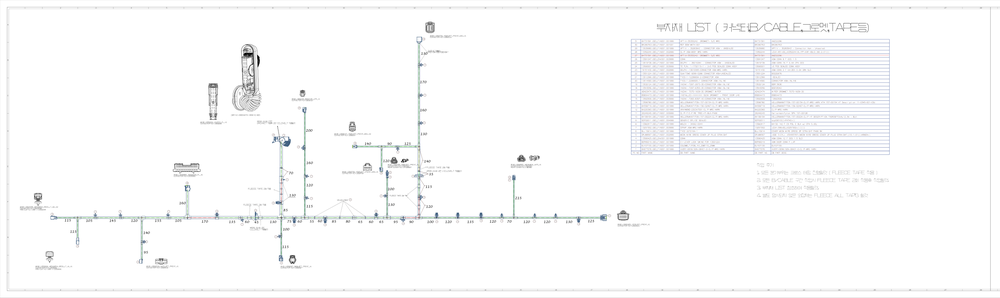
#> input picture blockified_dwg/drawing_overview.png, 1000 x 298 px, shrunk from 2564 x 763 before the run; its folder holds only this picture in this run
$ python -i vectorize_local.py   (imports and definitions only)
#> lines starting #> are read from the running program, lines starting #| are printed output that depends on the picture; after the words box and inside, x2 and y2 are one past the last pixel; in counts of white or black regions, pixels touching at a corner belong together
### reference_vector/skeleton_graph.py
"""Skeleton pixel graph → traced polylines (networkx, 8-connectivity)."""

from __future__ import annotations

import networkx as nx
import numpy as np

Offset = tuple[int, int]

_NEIGH8: tuple[tuple[int, int], ...] = (
    (-1, -1), (-1, 0), (-1, 1),
    (0, -1), (0, 1),
    (1, -1), (1, 0), (1, 1),
)


def skeleton_adjacency_graph(ink: np.ndarray) -> nx.Graph:
    """8-connected skeleton graph from boolean/binary mask (nonzero = vertex)."""
    g = nx.Graph()
    ys, xs = np.nonzero(ink)
    for r, c in zip(ys, xs, strict=True):
        r_i, c_i = int(r), int(c)
        p = (r_i, c_i)
        g.add_node(p)
        for dr, dc in _NEIGH8:
            rr, cc = r_i + dr, c_i + dc
            if rr < 0 or cc < 0 or rr >= ink.shape[0] or cc >= ink.shape[1]:
                continue
            # Avoid diagonal shortcuts around an existing orthogonal corner.
            if dr and dc and (ink[r_i, cc] or ink[rr, c_i]):
                continue
            if ink[rr, cc]:
                q = (rr, cc)
                g.add_edge(p, q)
    return g


def _adjacent_skeleton_nodes(gray: np.ndarray) -> nx.Graph:
    """Build graph from thresholded uint8 skeleton (255 = foreground)."""
    fg = gray > 0
    return skeleton_adjacency_graph(fg)


def _walk_chain(
    hsn: nx.Graph,
    *,
    anchor: Offset,
    nxt: Offset,
    specials: set[Offset],
) -> tuple[list[Offset], set[frozenset[Offset]]]:
    """Follow unique degree-2 path from anchor→nxt; stop at specials or branching."""
    path: list[Offset] = [anchor, nxt]
    used: set[frozenset[Offset]] = {frozenset((anchor, nxt))}
    prev, curr = anchor, nxt
    guard = max(hsn.number_of_nodes(), 64) + 8
    for _ in range(guard):
        if curr != anchor and curr in specials:
            return path, used
        successors = [n for n in hsn.neighbors(curr) if n != prev]
        if len(successors) != 1:
            return path, used
        nxt_px = successors[0]
        used.add(frozenset((curr, nxt_px)))
        prev, curr = curr, nxt_px
        path.append(curr)
        if curr == anchor and len(path) > 3:
            return path, used
    return path, used


def trace_skeleton_polylines(ink_skeleton: np.ndarray) -> tuple[list[list[tuple[float, float]]], list[bool]]:
    """
    Skeleton boolean / uint8 mask (nonzero strokes).

    Returns polylines in image XY (column, row) floats, with closed flags for loops.
    """
    if ink_skeleton.ndim != 2:
        raise ValueError("2D skeleton expected")

    fg = ink_skeleton.astype(bool)
    ink_u8 = (fg.astype(np.uint8)) * np.uint8(255)
    adj = _adjacent_skeleton_nodes(ink_u8)
    if adj.number_of_nodes() == 0:
        return [], []

    polylines_px: list[list[tuple[float, float]]] = []
    closed_flags: list[bool] = []
    used_edges_global: set[frozenset[Offset]] = set()

    def to_xy(rrc: Offset) -> tuple[float, float]:
        return (float(rrc[1]), float(rrc[0]))

    def record_open(path_px: list[Offset]) -> None:
        if len(path_px) < 2:
            return
        xy = [to_xy(p) for p in path_px]
        if len({(round(x, 3), round(y, 3)) for x, y in xy}) < 2:
            return
        polylines_px.append(xy)
        closed_flags.append(False)

    def record_closed(path_px: list[Offset]) -> None:
        dedup_tail = path_px[:-1] if len(path_px) >= 4 and path_px[0] == path_px[-1] else path_px
        xy = [to_xy(p) for p in dedup_tail]
        if len(xy) < 3:
            return
        polylines_px.append(xy)
        closed_flags.append(True)

    def absorb_edges(us: set[frozenset[Offset]]) -> None:
        used_edges_global.update(us)

    for comp in nx.connected_components(adj):
        hsn = adj.subgraph(comp).copy()

        specials: set[Offset] = set()
        for n in hsn.nodes:
            d = int(hsn.degree[n])
            if d != 2:
                specials.add(n)

        # Pure cyclic chain (degree 2 everywhere)
        if not specials:
            anchor = next(iter(hsn.nodes))
            neigh = next(iter(hsn.neighbors(anchor)))
            chain, ue = _walk_chain(hsn, anchor=anchor, nxt=neigh, specials=set())
            absorb_edges(ue)
            if chain[0] == chain[-1] and len(chain) >= 5:
                record_closed(chain + [])
            elif len(chain) >= 2:
                record_open(chain)
            continue

        # Start from specials to explore incident edges once
        for s in specials:
            for nb in list(hsn.neighbors(s)):
                fe = frozenset((s, nb))
                if fe in used_edges_global:
                    continue
                chain, ue = _walk_chain(hsn, anchor=s, nxt=nb, specials=specials)
                absorb_edges(ue)

                closed_loop = chain[0] == chain[-1] and len(chain) >= 4
                hits_other_special_interior = closed_loop and chain[-2] != chain[1]

                if closed_loop and hits_other_special_interior:
                    record_closed(chain)
                elif closed_loop:
                    record_closed(chain)
                else:
                    record_open(chain)

        # Loose edges left (isolated bends / tiny branches)
        for u, v in hsn.edges:
            fe = frozenset((u, v))
            if fe not in used_edges_global:
                chain, ue = _walk_chain(hsn, anchor=u, nxt=v, specials=specials)
                absorb_edges(ue)
                if chain[0] == chain[-1] and len(chain) >= 4:
                    record_closed(chain)
                else:
                    record_open(chain)

    return polylines_px, closed_flags

### reference_vector/geometry_model.py
"""Structured vector geometry for skeleton-based extraction (prior to DXF export)."""

from __future__ import annotations

from dataclasses import dataclass, field
from math import atan2, cos, hypot, pi, radians, sin

from reference_vector.segment_types import Segment


# [4 lines left out: function _bbox_center, not called in this run]


@dataclass
class CircleDef:
    cx: float
    cy: float
    r: float


@dataclass
class ArcDef:
    """Circular arc in original image coordinates before DXF Y-flip (ezdxf export adjusts angles)."""

    cx: float
    cy: float
    r: float
    start_angle_deg: float
    end_angle_deg: float
    ccw: bool = True


# [4 lines left out: function poly_mass_centroid, not called in this run]


@dataclass
class PolylineDef:
    points: list[tuple[float, float]]
    closed: bool = False


@dataclass
class VectorDrawing:
    """LWPolylines, circles, arcs; optional residual strokes as segments."""

    polylines: list[PolylineDef] = field(default_factory=list)
    circles: list[CircleDef] = field(default_factory=list)
    arcs: list[ArcDef] = field(default_factory=list)
    residual_segments: list[Segment] = field(default_factory=list)

    def is_empty(self) -> bool:
        return not self.polylines and not self.circles and not self.arcs and not self.residual_segments

    # [4 lines left out: function bbox_for_poly, not called in this run]

    def centroid_for_assignment(self, poly: PolylineDef) -> tuple[float, float]:
        return _bbox_center(poly.points)

    def merge_inplace(self, other: VectorDrawing) -> None:
        self.polylines.extend(other.polylines)
        self.circles.extend(other.circles)
        self.arcs.extend(other.arcs)
        self.residual_segments.extend(other.residual_segments)


# [57 lines left out: functions _angle_lerp_deg, exploded_segments_for_sampling, not called in this run]

### reference_vector/vector_fit.py
"""Circle/arc hypotheses from traced polylines (complements Hough circle hints)."""

from __future__ import annotations

import math

from reference_vector.geometry_model import ArcDef, CircleDef, PolylineDef, VectorDrawing


def _fit_circle_three_point(
    a: tuple[float, float],
    b: tuple[float, float],
    c: tuple[float, float],
) -> tuple[float, float, float] | None:
    ax, ay = a
    bx, by = b
    cx, cy = c
    d = 2.0 * (ax * (by - cy) + bx * (cy - ay) + cx * (ay - by))
    if abs(d) < 1e-6:
        return None
    ux = (
        ((ax * ax + ay * ay) * (by - cy) + (bx * bx + by * by) * (cy - ay) + (cx * cx + cy * cy) * (ay - by))
        / d
    )
    uy = (
        ((ax * ax + ay * ay) * (cx - bx) + (bx * bx + by * by) * (ax - cx) + (cx * cx + cy * cy) * (bx - ax))
        / d
    )
    r = math.hypot(ax - ux, ay - uy)
    if r < 8.0:
        return None
    return float(ux), float(uy), float(r)


def _circ_theta_deg(px: float, py: float, ux: float, uy: float) -> float:
    return math.degrees(math.atan2(py - uy, px - ux)) % 360.0


def _spans_deg_ccw(a0: float, a1: float) -> float:
    """CCW geometric angle from ``a0`` to ``a1`` in degrees."""
    return (a1 - a0) % 360.0


def _inside_ccw_sector(start: float, probe: float, end: float) -> bool:
    """True iff ``probe`` lies on CCW traversal from ``start`` to ``end`` (exclusive full tour)."""
    span = _spans_deg_ccw(start, end)
    if span <= 1e-6:
        return False
    off = (_spans_deg_ccw(start, probe))
    return off <= span + 0.05


def fit_arcs_replace_polylines(
    vd: VectorDrawing,
    *,
    max_dev_px: float = 2.85,
    min_arc_deg: float = 26.0,
    min_pts: int = 6,
) -> VectorDrawing:
    """
    Replace **open** polylines that fit a circular arc closely with DXF arcs.

    Preserves circles from upstream Hough extraction; skips closed loops (polygon / circle territory).
    """
    kept_polys: list[PolylineDef] = []
    new_arcs: list[ArcDef] = []

    for poly in vd.polylines:
        pts = poly.points
        if poly.closed or len(pts) < min_pts:
            kept_polys.append(poly)
            continue

        ia = 0
        ib = max(3, min(len(pts) - 3, len(pts) // 2))
        ic = len(pts) - 1
        fit = _fit_circle_three_point(pts[ia], pts[ib], pts[ic])
        if fit is None:
            kept_polys.append(poly)
            continue
        ux, uy, r = fit
        radial = [abs(math.hypot(p[0] - ux, p[1] - uy) - r) for p in pts]
        if max(radial) > max_dev_px:
            kept_polys.append(poly)
            continue

        ts = _circ_theta_deg(pts[ia][0], pts[ia][1], ux, uy)
        tm = _circ_theta_deg(pts[ib][0], pts[ib][1], ux, uy)
        te = _circ_theta_deg(pts[ic][0], pts[ic][1], ux, uy)

        if _inside_ccw_sector(ts, tm, te):
            arc_ccw = True
            theta_s, theta_e = ts, te
        elif _inside_ccw_sector(te, tm, ts):
            arc_ccw = True
            theta_s, theta_e = te, ts
        else:
            kept_polys.append(poly)
            continue

        span_geo = _spans_deg_ccw(theta_s, theta_e)
        if span_geo < min_arc_deg or span_geo > 330.0:
            kept_polys.append(poly)
            continue

        new_arcs.append(
            ArcDef(
                cx=ux,
                cy=uy,
                r=r,
                start_angle_deg=theta_s,
                end_angle_deg=theta_e,
                ccw=arc_ccw,
            )
        )

    return VectorDrawing(
        polylines=kept_polys,
        circles=list(vd.circles),
        arcs=list(vd.arcs) + new_arcs,
        residual_segments=list(vd.residual_segments),
    )


def fit_circles_from_closed_polylines(
    vd: VectorDrawing,
    *,
    circ_tol_px: float = 2.75,
    min_pts: int = 10,
) -> VectorDrawing:
    """Approximate circular **closed** polylines as CIRCLE primitives when radial error is low."""
    circles = list(vd.circles)
    kept_polys: list[PolylineDef] = []

    for poly in vd.polylines:
        ps = poly.points
        if len(ps) < min_pts or not poly.closed:
            kept_polys.append(poly)
            continue
        mid_idx = len(ps) // 2
        fu = _fit_circle_three_point(ps[0], ps[mid_idx], ps[len(ps) // 3])
        if fu is None:
            kept_polys.append(poly)
            continue
        ux, uy, r = fu
        radial = [abs(math.hypot(p[0] - ux, p[1] - uy) - r) for p in ps]
        if max(radial) > circ_tol_px:
            kept_polys.append(poly)
            continue

        redundant = False
        for oc in circles:
            if math.hypot(oc.cx - ux, oc.cy - uy) < max(22.0, 0.12 * max(r, oc.r)):
                if abs(oc.r - r) < circ_tol_px * 3:
                    redundant = True
                    break
        if redundant:
            continue
        circles.append(CircleDef(cx=ux, cy=uy, r=r))

    return VectorDrawing(
        polylines=kept_polys,
        circles=circles,
        arcs=list(vd.arcs),
        residual_segments=list(vd.residual_segments),
    )


def apply_polyline_fittings(
    vd: VectorDrawing,
    *,
    fit_arcs: bool = True,
    fit_circles_from_loops: bool = True,
) -> VectorDrawing:
    out = vd
    if fit_circles_from_loops:
        out = fit_circles_from_closed_polylines(out)
    if fit_arcs:
        out = fit_arcs_replace_polylines(out)
    return out

### vectorize_local.py
"""Local centerline vectorization adapted to electrical diagrams.

Uses the reviewed skeleton tracing / arc fitting subset of the supplied
drawing-to-dxf archive. Circle support testing follows Image2CAD's principle
of verifying fitted circles against image evidence. Never infers connectivity.
"""
import math
import numpy as np
import cv2
from skimage.morphology import skeletonize, remove_small_objects
from reference_vector.skeleton_graph import trace_skeleton_polylines
from reference_vector.geometry_model import VectorDrawing, PolylineDef
from reference_vector.vector_fit import apply_polyline_fittings


def ink_mask(gray):
    if not isinstance(gray, np.ndarray) or gray.ndim != 2 or gray.dtype != np.uint8:
        raise ValueError("uint8 흑백 이미지가 필요합니다.")
    if gray.size > 4_000_000:
        raise ValueError("중심선 비교 모드는 최대 400만 픽셀입니다. PDF/이미지를 줄이거나 영역별로 처리하세요.")
    return cv2.adaptiveThreshold(gray, 255, cv2.ADAPTIVE_THRESH_GAUSSIAN_C,
                                 cv2.THRESH_BINARY_INV, 31, 7) > 0
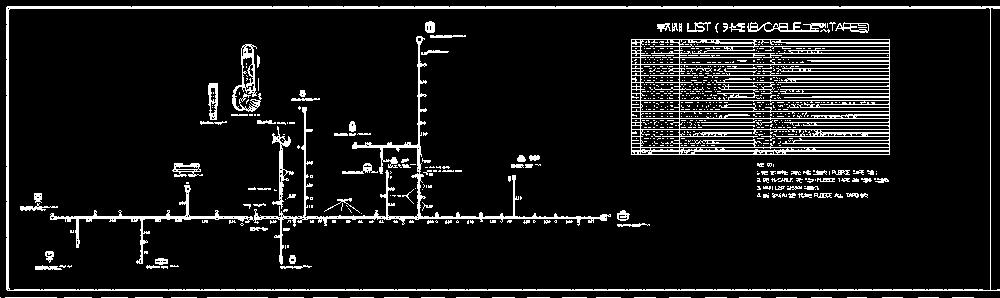
#> returned value: shape (298, 1000) bool; 9.3% white in thin lines or dots


def text_mask(shape, texts):
#> called with shape = (298, 1000), texts = ()
    mask = np.zeros(shape, np.uint8)
    for text in texts:
        x, y, w, h = text["bbox"]
        # No expansion into adjacent wires or circular coil boundaries.
        x0, y0 = max(0, int(math.ceil(x))), max(0, int(math.ceil(y)))
        x1, y1 = min(shape[1], int(x+w)), min(shape[0], int(y+h))
        mask[y0:y1, x0:x1] = 1
    return mask.astype(bool)


def _circle_candidates(gray, ink, texts):
#> called with texts = ()
    arr = cv2.HoughCircles(gray, cv2.HOUGH_GRADIENT, dp=1, minDist=10,
                          param1=100, param2=16, minRadius=5,
                          maxRadius=max(6, min(gray.shape)//4))
#> arr = 624 rows, first 8: [779.5, 88.5, 66.8], [792.5, 91.5, 64.6], [783.5, 120.5, 64.6], [692.5, 86.5, 62.4], [687.5, 97.5, 58], [792.5, 103.5, 51.4], [690.5, 72.5, 64.6], [716.5, 103.5, 51.4]
    if arr is None:
        return []
    # Verify circles against the full ink image. PaddleOCR boxes around labels
    # inside coils can overlap the ring itself; excluding those boxes here would
    # erase valid motor/coil circles. The containment check below still rejects
    # OCR glyphs such as an isolated 'O'.
    near = cv2.dilate(ink.astype(np.uint8), np.ones((3,3), np.uint8)) > 0
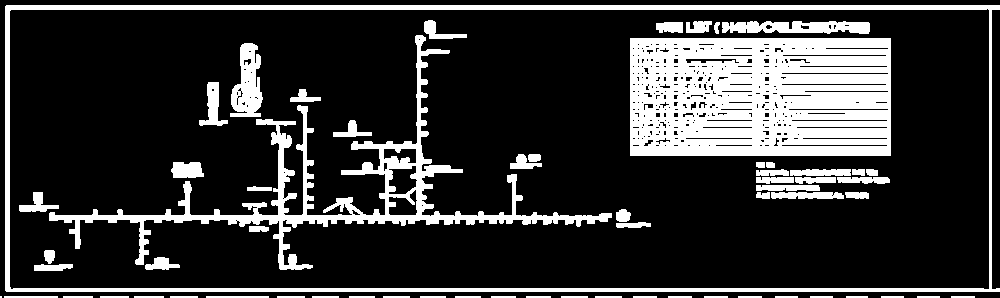
#> near: shape (298, 1000) bool; 20.8% white; 63 white regions (1 under 20 px), largest, box (x1, y1, x2, y2) and area: (630, 38, 891, 156) 27855, (49, 35, 612, 270) 11695, (5, 5, 1000, 292) 11167
    distance = cv2.distanceTransform((~ink).astype(np.uint8),cv2.DIST_L2,3)
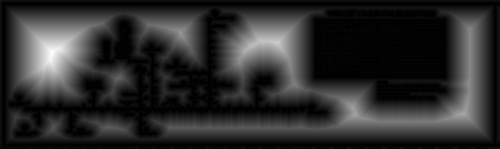
#> distance: shape (298, 1000) float32 (shown at 1/2 size); min 0, max 91.29, mean 16.1; drawn with min black and max white
    angles = np.linspace(0, 2*np.pi, 120, endpoint=False)
    candidates = []
    for x,y,r in arr[0]:
        if x-r < 0 or y-r < 0 or x+r >= gray.shape[1] or y+r >= gray.shape[0]:
            continue
        # Suppress an OCR character such as 'O', but keep rings surrounding labels.
        if any(x-r >= t['bbox'][0] and y-r >= t['bbox'][1] and
               x+r <= t['bbox'][0]+t['bbox'][2] and y+r <= t['bbox'][1]+t['bbox'][3]
               for t in texts):
            continue
        # Refine radius against original thin ink rather than the Hough blur width.
        trial_r=[float(r)+offset for offset in (-2,-1,0,1,2) if r+offset>=5]
        trial_r=[rr for rr in trial_r if x-rr>=0 and y-rr>=0 and x+rr<=gray.shape[1]-1 and y+rr<=gray.shape[0]-1]
        if not trial_r:
            continue
        r=min(trial_r,key=lambda rr:float(distance[np.rint(y+rr*np.sin(angles)).astype(int),np.rint(x+rr*np.cos(angles)).astype(int)].mean()))
        xs = np.rint(x+r*np.cos(angles)).astype(int)
        ys = np.rint(y+r*np.sin(angles)).astype(int)
        support = float(near[ys,xs].mean())
        if support < .9:
            continue
        if any(math.hypot(x-c[0],y-c[1]) < 3 and abs(r-c[2]) < 3 for c in candidates):
            continue
        candidates.append((float(x),float(y),float(r),support))
#> this loop made 624 passes
#> (x, y, trial_r, support) on passes 1 to 3: (779.5, 88.5, [64.8, 65.8, 66.8, 67.8, 68.8], 0.875), (792.5, 91.5, [62.6, 63.6, 64.6, 65.6, 66.6], 0.858), (783.5, 120.5, [62.6, 63.6, 64.6, 65.6, 66.6], 0.717)
#> after the loop, candidates = 123 items, first 6: (687.5, 97.5, 57, 0.925), (792.5, 103.5, 50.4, 0.95), (775.5, 103.5, 47.2, 0.9), (766.5, 112.5, 41.6, 0.967), (708.5, 85.5, 46.8, 0.9), (678.5, 91.5, 46.1, 0.958)
    return candidates[:300]


def extract_vectors(gray, texts=(), *, min_length=4.0, tolerance=.8):
    ink = ink_mask(gray)
    mask = text_mask(gray.shape, texts)
    circles = _circle_candidates(gray, ink, texts)
#> circles has the same summary as candidates in _circle_candidates
    clean = (ink & ~mask).astype(np.uint8)
    for x,y,r,_ in circles:
        cv2.circle(clean, (round(x),round(y)), round(r), 0, 3)
#> this loop made 123 passes
#> (x, y, r) on passes 1 to 8: (687.5, 97.5, 57), (792.5, 103.5, 50.4), (775.5, 103.5, 47.2), (766.5, 112.5, 41.6), (708.5, 85.5, 46.8), (678.5, 91.5, 46.1), (675.5, 109.5, 45.9), (783.5, 110.5, 43.6)
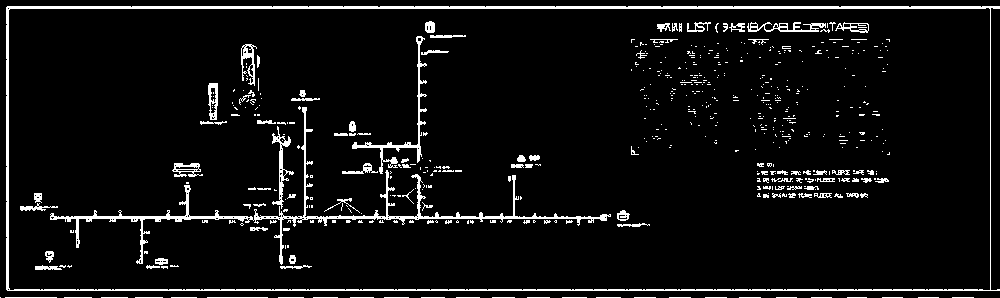
#> clean: shape (298, 1000); values 0 (black) and 1 (white), 6% white in thin lines or dots
    clean = remove_small_objects(clean.astype(bool), min_size=3, connectivity=2)
#> clean: shape (298, 1000) bool; 5.9% white in thin lines or dots
    skeleton = skeletonize(clean)
#> skeleton: shape (298, 1000) bool; 2.8% white in thin lines or dots
#> (the rest of the program and of its run is left out)
